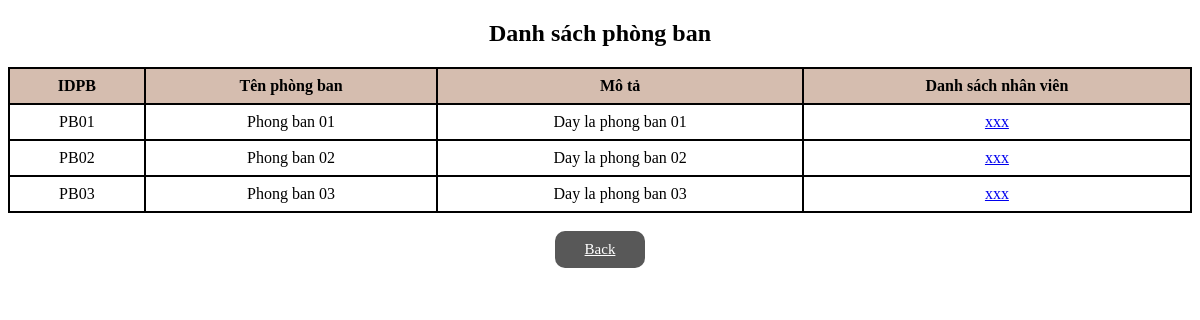
/xemthongtinpb.php, run on the app's committed database.
### tables this page shows
CREATE TABLE `phongban` (
  `IDPB` varchar(10) NOT NULL,
  `Tenpb` varchar(50) NOT NULL,
  `Mota` varchar(255) NOT NULL
);

### xemthongtinpb.php (the view, shortened to what this page needs)
<?php
@include('connect_db.php');
?>
<!DOCTYPE html>
<html lang="en">
<head>
</head>
<body>
    <h2>Danh sách phòng ban</h2>
    <table>
        <tr>
            <th>IDPB</th>
            <th>Tên phòng ban</th>
            <th>Mô tả</th>
            <th>Danh sách nhân viên</th>
        </tr>
        <?php
        $sql = "SELECT * FROM phongban";
        $result =  mysqli_query($conn, $sql);
        if (mysqli_num_rows($result) > 0) {
            while ($row = mysqli_fetch_assoc($result)) {
                echo "<tr><td>" . $row["IDPB"]
                    . "</td><td>" . $row["Tenpb"]
                    . "</td><td>" . $row["Mota"]
                    . "</td>
                    <td>
                    <a href='xemthongtinnvpb.php?IDPB=" . $row["IDPB"] . "'>xxx</a>
                    </td>
                    </tr>";
            }
        } else {
            echo "0 kết quả";
        }
        ?>
    </table><br>
    <a href="admin_page.php" class="btn">Back</a>
</body>
</html>

### xemthongtinpb.php (style rules this page uses)
table { border-collapse: collapse; width: 100%; }
th, td { border: 2px solid black; padding: 8px; text-align: center; }
th { background-color: #d5bdaf; }
a { align-self: center; }
body { text-align: center; }
.btn { display: inline-block; padding: 10px 30px; font-size: 15px; background: #585858; color: #fff; margin: 0 5px; text-transform: capitalize; border-radius: 10px; }

### data on the page
phongban: IDPB "PB01", Tenpb "Phong ban 01", Mota "Day la phong ban 01"
phongban: IDPB "PB02", Tenpb "Phong ban 02", Mota "Day la phong ban 02"
phongban: IDPB "PB03", Tenpb "Phong ban 03", Mota "Day la phong ban 03"
